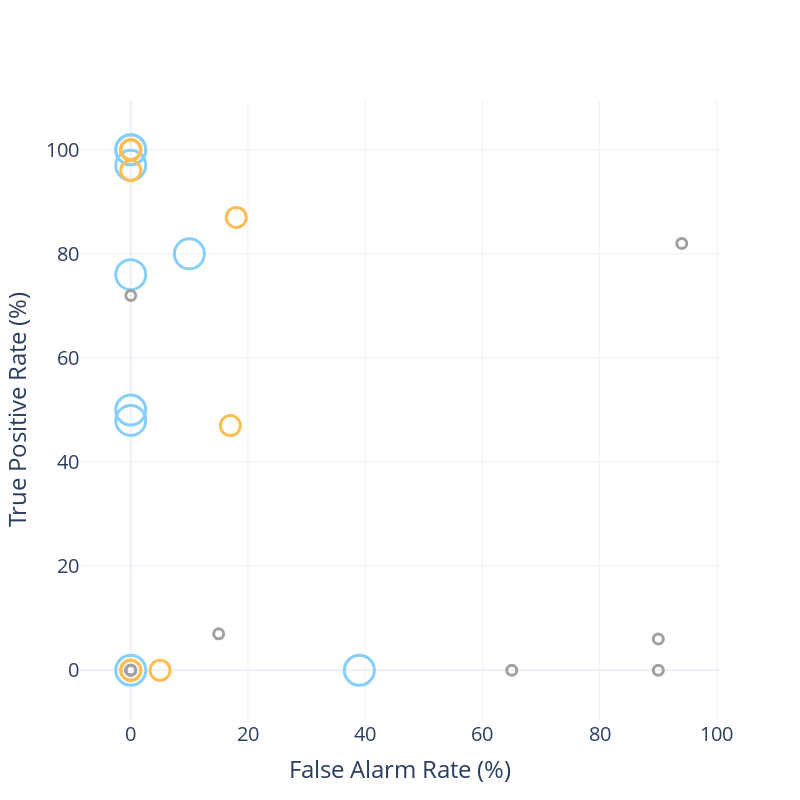

This figure's notebook cell:
### Code cell
fig = go.Figure()
fig.update_layout(
    template="plotly_white",
    title="",
    xaxis_title="False Alarm Rate (%)",
    yaxis_title="True Positive Rate (%)",
    width=800,
    height=800,
    font=dict(
        size=20),
)

for project_index, project in enumerate(experiments):

    if project_index not in projects_set_to_draw:
        continue

    project_name = project["project"]
    project_folder = project["folder"]
    project_exp_codes = project["exp_codes"]
    circumference_color = circumference_colors_by_project[project_index]
    circum_color = circum_colors_by_project[project_index]
    circum_size = circum_sizes_by_project[project_index]

    print("\n", project_name, "\n")

    exp_codes_to_draw = []
    fprs = []
    tprs =  []

    for exp_index, exp_code in enumerate(project_exp_codes):

        if exp_code not in experiments_set_to_draw:
            continue

        exp_codes_to_draw.append(exp_code)

        reader = csv.reader(open(consolidated_file_path_pattern.format(project_folder=project_folder, project_name=project_name, fault_id=exp_code), 'r'))
        header = next(reader, None)
        matrix = []
        for row in reader:
            matrix.append(row)


        print("Exp FPR/TPR:", exp_code, matrix[len(matrix)-1][11], matrix[len(matrix)-1][10])
        fprs.append(int(matrix[len(matrix)-1][11]))
        tprs.append(int(matrix[len(matrix)-1][10]))

    # Add trace with large marker
    fig.add_trace(
        go.Scatter(
            mode='markers',
            x=fprs,
            y=tprs,
            marker=dict(
                color=circum_color,
                size=circum_size,
                line=dict(
                    color=circumference_color,
                    width=3
                )
            ),
            showlegend=False
        )
    )

fig.show()

### Figure 1 — Plotly figure (JSON) as saved in the notebook; plotly's stock layout.template omitted (floating-point values rounded to 4 significant figures)
{"data": [{"marker": {"color": "rgba(0,0,0, 0)", "line": {"color": "rgb(135,206,250)", "width": 3}, "size": 30}, "mode": "markers", "showlegend": false, "type": "scatter", "x": [0, 39, 0, 0, 0, 0, 0, 0, 10], "y": [48, 0, 0, 76, 50, 100, 97, 100, 80]}, {"marker": {"color": "rgba(0,0,0, 0)", "line": {"color": "rgb(255,189,85)", "width": 3}, "size": 20}, "mode": "markers", "showlegend": false, "type": "scatter", "x": [17, 0, 5, 18, 0, 0, 0, 0, 0], "y": [47, 0, 0, 87, 0, 100, 96, 100, 100]}, {"marker": {"color": "rgba(0,0,0, 0)", "line": {"color": "rgb(160,160,160)", "width": 3}, "size": 10}, "mode": "markers", "showlegend": false, "type": "scatter", "x": [15, 0, 0, 0, 0, 94, 90, 90, 65], "y": [7, 0, 72, 0, 0, 82, 6, 0, 0]}], "layout": {"font": {"size": 20}, "height": 800, "title": {"text": ""}, "width": 800, "xaxis": {"title": {"text": "False Alarm Rate (%)"}}, "yaxis": {"title": {"text": "True Positive Rate (%)"}}}}
